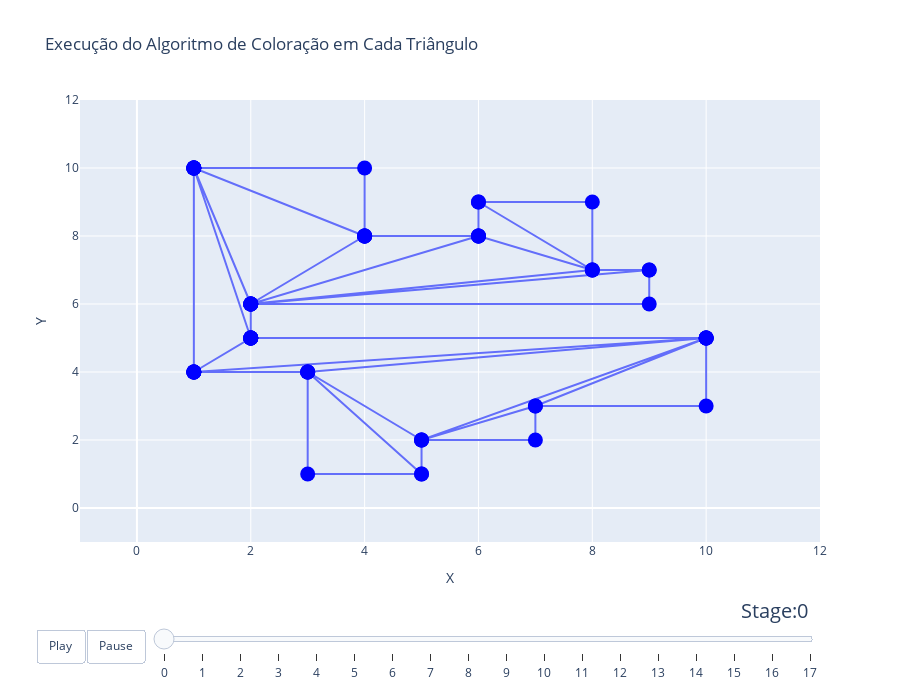

Source (notebook cell):
### Code cell
fig_dict = {
    "data": [],
    "layout": {},
    "frames": []
}

# Configuração do layout
fig_dict["layout"]["title"] = "Execução do Algoritmo de Coloração em Cada Triângulo"
fig_dict["layout"]["width"] = 900 
fig_dict["layout"]["height"] = 700
fig_dict["layout"]["xaxis"] = {"range": [xMin, xMax], "title": "X"}
fig_dict["layout"]["yaxis"] = {"range": [yMin, yMax], "title": "Y"}
fig_dict["layout"]["hovermode"] = "closest"
fig_dict["layout"]["updatemenus"] = [
    {
        "buttons": [
            {
                "args": [None, {"frame": {"duration": 500, "redraw": False},
                                "fromcurrent": True, "transition": {"duration": 300,
                                                                    "easing": "quadratic-in-out"}}],
                "label": "Play",
                "method": "animate"
            },
            {
                "args": [[None], {"frame": {"duration": 0, "redraw": False},
                                  "mode": "immediate",
                                  "transition": {"duration": 0}}],
                "label": "Pause",
                "method": "animate"
            }
        ],
        "direction": "left",
        "pad": {"r": 10, "t": 87},
        "showactive": False,
        "type": "buttons",
        "x": 0.1,
        "xanchor": "right",
        "y": 0,
        "yanchor": "top"
    }
]

sliders_dict = {
    "active": 0,
    "yanchor": "top",
    "xanchor": "left",
    "currentvalue": {
        "font": {"size": 20},
        "prefix": "Stage:",
        "visible": True,
        "xanchor": "right"
    },
    "transition": {"duration": 300, "easing": "cubic-in-out"},
    "pad": {"b": 10, "t": 50},
    "len": 0.9,
    "x": 0.1,
    "y": 0,
    "steps": []
}

# Configuração inicial do polígono
initial_polygon = polygon_stages[-1]
x, y = zip(*initial_polygon)

colors = ['blue'] * (len(x))
data_dict = {
    "x": x,
    "y": y,
    "mode": "lines+markers",
    "marker": {"color": colors, "size": 15},
    "name": "Polygon",
    "line": {"shape": "linear"}
}
fig_dict["data"].append(data_dict)

# Criação dos frames para cada estágio do polígono
for i, stage in enumerate(stages):
    frame = {"data": [], "name": str(i)}
    mapping_colors = np.array(stages[i])[list(map(lambda x: list(nx.get_node_attributes(colored_Graph, 'pos').values()).index(x), polygon_stages[-1]))]
    colors = ['blue' if c == None else c for c in mapping_colors]
    data_dict = {
        "x": x,
        "y": y,
        "mode": "lines+markers",
        "marker": {"color": colors, "size": 15},
        "name": "Polygon",
        "line": {"shape": "linear"}
    }
    frame["data"].append(data_dict)
    fig_dict["frames"].append(frame)

    slider_step = {
        "args": [
            [i],
            {"frame": {"duration": 300, "redraw": False},
             "mode": "immediate",
             "transition": {"duration": 300}}
        ],
        "label": i,
        "method": "animate"
    }
    sliders_dict["steps"].append(slider_step)

fig_dict["layout"]["sliders"] = [sliders_dict]

fig = go.Figure(fig_dict)

fig.show()

### Figure 1 — Plotly figure (JSON) as saved in the notebook; plotly's stock layout.template omitted (floating-point values rounded to 4 significant figures)
{"data": [{"line": {"shape": "linear"}, "marker": {"color": ["blue", "blue", "blue", "blue", "blue", "blue", "blue", "blue", "blue", "blue", "blue", "blue", "blue", "blue", "blue", "blue", "blue", "blue", "blue", "blue", "blue", "blue", "blue", "blue", "blue", "blue", "blue", "blue", "blue", "blue", "blue", "blue", "blue", "blue", "blue", "blue", "blue", "blue", "blue", "blue", "blue", "blue", "blue", "blue", "blue", "blue", "blue", "blue", "blue", "blue", "blue", "blue", "blue", "blue", "blue", "blue", "blue", "blue", "blue", "blue", "blue", "blue", "blue", "blue"], "size": 15}, "mode": "lines+markers", "name": "Polygon", "type": "scatter", "x": [2, 2, 9, 9, 8, 8, 6, 6, 4, 4, 1, 1, 3, 3, 5, 5, 7, 7, 10, 10, 2, 2, 9, 8, 6, 6, 4, 1, 1, 3, 5, 5, 7, 10, 2, 2, 8, 6, 4, 1, 1, 3, 5, 10, 2, 2, 6, 4, 1, 1, 3, 10, 2, 2, 4, 1, 1, 10, 2, 2, 1, 1, 2, 1], "y": [5, 6, 6, 7, 7, 9, 9, 8, 8, 10, 10, 4, 4, 1, 1, 2, 2, 3, 3, 5, 5, 6, 7, 7, 9, 8, 8, 10, 4, 4, 1, 2, 3, 5, 5, 6, 7, 8, 8, 10, 4, 4, 2, 5, 5, 6, 8, 8, 10, 4, 4, 5, 5, 6, 8, 10, 4, 5, 5, 6, 10, 4, 5, 10]}], "layout": {"height": 700, "hovermode": "closest", "sliders": [{"active": 0, "currentvalue": {"font": {"size": 20}, "prefix": "Stage:", "visible": true, "xanchor": "right"}, "len": 0.9, "pad": {"b": 10, "t": 50}, "steps": [{"args": [[0], {"frame": {"duration": 300, "redraw": false}, "mode": "immediate", "transition": {"duration": 300}}], "label": "0", "method": "animate"}, {"args": [[1], {"frame": {"duration": 300, "redraw": false}, "mode": "immediate", "transition": {"duration": 300}}], "label": "1", "method": "animate"}, {"args": [[2], {"frame": {"duration": 300, "redraw": false}, "mode": "immediate", "transition": {"duration": 300}}], "label": "2", "method": "animate"}, {"args": [[3], {"frame": {"duration": 300, "redraw": false}, "mode": "immediate", "transition": {"duration": 300}}], "label": "3", "method": "animate"}, {"args": [[4], {"frame": {"duration": 300, "redraw": false}, "mode": "immediate", "transition": {"duration": 300}}], "label": "4", "method": "animate"}, {"args": [[5], {"frame": {"duration": 300, "redraw": false}, "mode": "immediate", "transition": {"duration": 300}}], "label": "5", "method": "animate"}, {"args": [[6], {"frame": {"duration": 300, "redraw": false}, "mode": "immediate", "transition": {"duration": 300}}], "label": "6", "method": "animate"}, {"args": [[7], {"frame": {"duration": 300, "redraw": false}, "mode": "immediate", "transition": {"duration": 300}}], "label": "7", "method": "animate"}, {"args": [[8], {"frame": {"duration": 300, "redraw": false}, "mode": "immediate", "transition": {"duration": 300}}], "label": "8", "method": "animate"}, {"args": [[9], {"frame": {"duration": 300, "redraw": false}, "mode": "immediate", "transition": {"duration": 300}}], "label": "9", "method": "animate"}, {"args": [[10], {"frame": {"duration": 300, "redraw": false}, "mode": "immediate", "transition": {"duration": 300}}], "label": "10", "method": "animate"}, {"args": [[11], {"frame": {"duration": 300, "redraw": false}, "mode": "immediate", "transition": {"duration": 300}}], "label": "11", "method": "animate"}, {"args": [[12], {"frame": {"duration": 300, "redraw": false}, "mode": "immediate", "transition": {"duration": 300}}], "label": "12", "method": "animate"}, {"args": [[13], {"frame": {"duration": 300, "redraw": false}, "mode": "immediate", "transition": {"duration": 300}}], "label": "13", "method": "animate"}, {"args": [[14], {"frame": {"duration": 300, "redraw": false}, "mode": "immediate", "transition": {"duration": 300}}], "label": "14", "method": "animate"}, {"args": [[15], {"frame": {"duration": 300, "redraw": false}, "mode": "immediate", "transition": {"duration": 300}}], "label": "15", "method": "animate"}, {"args": [[16], {"frame": {"duration": 300, "redraw": false}, "mode": "immediate", "transition": {"duration": 300}}], "label": "16", "method": "animate"}, {"args": [[17], {"frame": {"duration": 300, "redraw": false}, "mode": "immediate", "transition": {"duration": 300}}], "label": "17", "method": "animate"}], "transition": {"duration": 300, "easing": "cubic-in-out"}, "x": 0.1, "xanchor": "left", "y": 0, "yanchor": "top"}], "title": {"text": "Execução do Algoritmo de Coloração em Cada Triângulo"}, "updatemenus": [{"buttons": [{"args": [null, {"frame": {"duration": 500, "redraw": false}, "fromcurrent": true, "transition": {"duration": 300, "easing": "quadratic-in-out"}}], "label": "Play", "method": "animate"}, {"args": [[null], {"frame": {"duration": 0, "redraw": false}, "mode": "immediate", "transition": {"duration": 0}}], "label": "Pause", "method": "animate"}], "direction": "left", "pad": {"r": 10, "t": 87}, "showactive": false, "type": "buttons", "x": 0.1, "xanchor": "right", "y": 0, "yanchor": "top"}], "width": 900, "xaxis": {"range": [-1, 12], "title": {"text": "X"}}, "yaxis": {"range": [-1, 12], "title": {"text": "Y"}}}}
